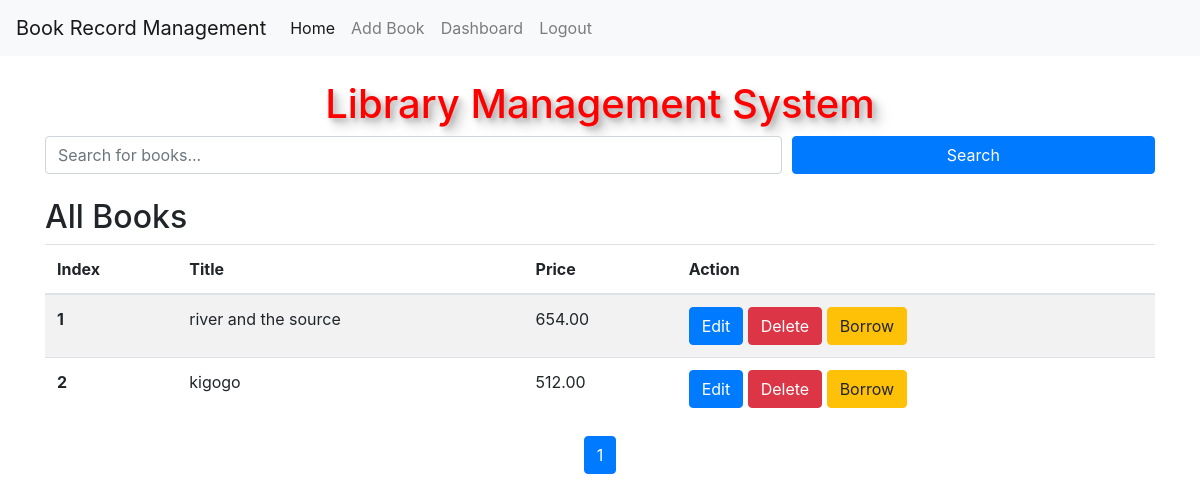
The app's page / (signed in) with its own data.
### myapp/models.py (models this page shows, shortened)
class Book(models.Model):
    title = models.CharField(max_length=255)
    author = models.CharField(max_length=255, null=True, blank=True)
    price = models.DecimalField(max_digits=10, decimal_places=2)
    is_available = models.BooleanField(default=True)
    isbn = models.CharField(max_length=13, unique=True, default="0000000000000")  # ISBN is unique
    book_count = models.PositiveIntegerField(default=1)

### myapp/views.py (the view)
# urls.py: path('', views.index, name='index'),
@login_required
def index(request):
    search_query = request.GET.get('search', '')
    books = Book.objects.all()
    if search_query:
        books = books.filter(title__icontains=search_query)
    paginator = Paginator(books, 5)  # Show 5 books per page
    page_number = request.GET.get('page')
    page_obj = paginator.get_page(page_number)
    return render(request, 'index.html', {'page_obj': page_obj})

### templates/index.html (shortened to what this page needs)
{% load static %}
<!DOCTYPE html>
<html lang="en">
<head>
    <link rel="stylesheet" href="{% static 'assets/css/home.css' %}">
    <link rel="stylesheet" href="https://cdn.jsdelivr.net/npm/bootstrap@4.3.1/dist/css/bootstrap.min.css">
</head>
<body>
    <nav class="navbar navbar-expand-lg navbar-light bg-light">
        <a class="navbar-brand" href="#">Book Record Management</a>
        <div class="collapse navbar-collapse" id="navbarText">
            <ul class="navbar-nav mr-auto">
                {% if user.is_staff %}
                <li class="nav-item active">
                    <a class="nav-link" href="{% url 'index' %}">Home <span class="sr-only">(current)</span></a>
                </li>
                <li class="nav-item">
                    <a class="nav-link" href="{% url 'add-book' %}">Add Book</a>
                </li>
                <li class="nav-item">
                    <a class="nav-link" href="{% url 'admin-dashboard' %}">Dashboard</a>
                </li>
                {% endif %}
                {% if user.is_authenticated %}
                <li class="nav-item">
                    <a class="nav-link" href="{% url 'logout' %}">Logout</a>
                </li>
                {% else %}
                <li class="nav-item">
                    <a class="nav-link" href="{% url 'login' %}">Login</a>
                    <a class="nav-link" href="{% url 'register' %}">Register</a>
                </li>
                {% endif %}
            </ul>
        </div>
    </nav>
    <div class="container mt-4">
        <h1>Library Management System</h1>
        <div class="mb-4">
            <form method="get" action="{% url 'index' %}">
                <div class="form-row">
                    <div class="col-md-8">
                        <input type="text" name="search" class="form-control" placeholder="Search for books..." value="{{ request.GET.search }}">
                    </div>
                    <div class="col-md-4">
                        <button type="submit" class="btn btn-primary btn-block">Search</button>
                    </div>
                </div>
            </form>
        </div>
        <h2>All Books</h2>
        <table class="table table-striped">
            <thead>
                <tr>
                    <th scope="col">Index</th>
                    <th scope="col">Title</th>
                    <th scope="col">Price</th>
                    <th scope="col">Action</th>
                </tr>
            </thead>
            <tbody>
                {% for book in page_obj %}
                <tr>
                    <th scope="row">{{ forloop.counter }}</th>
                    <td>{{ book.title }}</td>
                    <td>{{ book.price }}</td>
                    <td>
                        {% if user.is_staff %}
                        <a href="{% url 'edit-book' book.id %}" class="btn btn-primary">Edit</a>
                        <a href="{% url 'delete-book' book.id %}" class="btn btn-danger">Delete</a>
                        {% endif %}
                        <a href="{% url 'borrow-book' book.id %}" class="btn btn-warning">Borrow</a>
                    </td>
                </tr>
                {% empty %}
                <tr>
                    <td colspan="4" class="text-center">No books found.</td>
                </tr>
                {% endfor %}
            </tbody>
        </table>
        <div class="d-flex justify-content-center">
            <ul class="pagination">
                <li class="page-item active"><span class="page-link">{{ page_obj.number }}</span></li>
            </ul>
        </div>
    </div>
</body>
</html>

### static/assets/css/home.css (style rules this page uses)
body { background-color: aquamarine; }
h1 { color: red; text-align: center; font-size: 4.5rem; text-shadow: 3px 3px 5px rgba(0, 0, 0, 0.2), 6px 6px 10px rgba(0, 0, 0, 0.2), 9px 9px 15px rgba(0, 0, 0, 0.1); animation: rotate3d 7s linear; }

### records on screen
Book: title "river and the source", price "654.00"
Book: title "kigogo", price "512.00"

### other values on screen
{{ page_obj.number }} "1"
